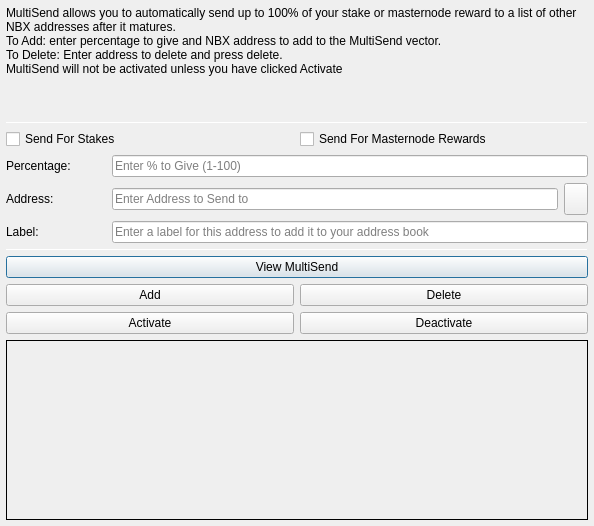
<?xml version="1.0" encoding="UTF-8"?>
<ui version="4.0">
 <class>MultiSendDialog</class>
 <widget class="QDialog" name="MultiSendDialog">
  <property name="windowModality">
   <enum>Qt::NonModal</enum>
  </property>
  <property name="geometry">
   <rect>
    <x>0</x>
    <y>0</y>
    <width>594</width>
    <height>526</height>
   </rect>
  </property>
  <property name="windowTitle">
   <string>MultiSend</string>
  </property>
  <layout class="QVBoxLayout" name="verticalLayout" stretch="0">
   <property name="margin">
    <number>6</number>
   </property>
   <item>
    <layout class="QVBoxLayout" name="verticalLayout_Main" stretch="1,1,1,0,1,1,1">
     <item>
      <widget class="QLabel" name="label_2">
       <property name="lineWidth">
        <number>1</number>
       </property>
       <property name="text">
        <string>MultiSend allows you to automatically send up to 100% of your stake or masternode reward to a list of other NBX addresses after it matures.
To Add: enter percentage to give and NBX address to add to the MultiSend vector.
To Delete: Enter address to delete and press delete.
MultiSend will not be activated unless you have clicked Activate</string>
       </property>
       <property name="alignment">
        <set>Qt::AlignLeading|Qt::AlignLeft|Qt::AlignTop</set>
       </property>
       <property name="wordWrap">
        <bool>true</bool>
       </property>
      </widget>
     </item>
     <item>
      <widget class="Line" name="line">
       <property name="minimumSize">
        <size>
         <width>0</width>
         <height>1</height>
        </size>
       </property>
       <property name="maximumSize">
        <size>
         <width>16777215</width>
         <height>1</height>
        </size>
       </property>
       <property name="orientation">
        <enum>Qt::Horizontal</enum>
       </property>
      </widget>
     </item>
     <item>
      <layout class="QVBoxLayout" name="verticalLayout_Settings">
       <item>
        <layout class="QHBoxLayout" name="horizontalLayout">
         <item>
          <widget class="QCheckBox" name="multiSendStakeCheckBox">
           <property name="text">
            <string>Send For Stakes</string>
           </property>
          </widget>
         </item>
         <item>
          <widget class="QCheckBox" name="multiSendMasternodeCheckBox">
           <property name="text">
            <string>Send For Masternode Rewards</string>
           </property>
          </widget>
         </item>
        </layout>
       </item>
       <item>
        <layout class="QHBoxLayout" name="horizontalLayout_6">
         <item>
          <widget class="QLabel" name="label">
           <property name="minimumSize">
            <size>
             <width>100</width>
             <height>0</height>
            </size>
           </property>
           <property name="toolTip">
            <string>Percentage of stake to send</string>
           </property>
           <property name="text">
            <string>Percentage:</string>
           </property>
          </widget>
         </item>
         <item>
          <widget class="QLineEdit" name="multiSendPercentEdit">
           <property name="toolTip">
            <string>Enter whole numbers 1 - 100</string>
           </property>
           <property name="placeholderText">
            <string>Enter % to Give (1-100)</string>
           </property>
          </widget>
         </item>
        </layout>
       </item>
       <item>
        <layout class="QHBoxLayout" name="horizontalLayout_7">
         <item>
          <widget class="QLabel" name="label_5">
           <property name="minimumSize">
            <size>
             <width>100</width>
             <height>0</height>
            </size>
           </property>
           <property name="toolTip">
            <string>Address to send portion of stake to</string>
           </property>
           <property name="text">
            <string>Address:</string>
           </property>
          </widget>
         </item>
         <item>
          <widget class="QLineEdit" name="multiSendAddressEdit">
           <property name="toolTip">
            <string/>
           </property>
           <property name="placeholderText">
            <string>Enter Address to Send to</string>
           </property>
          </widget>
         </item>
         <item>
          <widget class="QToolButton" name="addressBookButton">
           <property name="maximumSize">
            <size>
             <width>16777215</width>
             <height>32</height>
            </size>
           </property>
           <property name="toolTip">
            <string>Choose an address from the address book</string>
           </property>
           <property name="text">
            <string/>
           </property>
           <property name="icon">
            <iconset resource="../pivx.qrc">
             <normaloff>:/icons/address-book</normaloff>:/icons/address-book</iconset>
           </property>
           <property name="shortcut">
            <string>Alt+A</string>
           </property>
          </widget>
         </item>
        </layout>
       </item>
      </layout>
     </item>
     <item>
      <layout class="QHBoxLayout" name="horizontalLayout_3">
       <item>
        <widget class="QLabel" name="label_3">
         <property name="minimumSize">
          <size>
           <width>100</width>
           <height>0</height>
          </size>
         </property>
         <property name="text">
          <string>Label:</string>
         </property>
        </widget>
       </item>
       <item>
        <widget class="QLineEdit" name="labelAddressLabelEdit">
         <property name="placeholderText">
          <string>Enter a label for this address to add it to your address book</string>
         </property>
        </widget>
       </item>
      </layout>
     </item>
     <item>
      <widget class="Line" name="line_2">
       <property name="minimumSize">
        <size>
         <width>0</width>
         <height>1</height>
        </size>
       </property>
       <property name="maximumSize">
        <size>
         <width>16777215</width>
         <height>1</height>
        </size>
       </property>
       <property name="orientation">
        <enum>Qt::Horizontal</enum>
       </property>
      </widget>
     </item>
     <item>
      <layout class="QVBoxLayout" name="verticalLayout_Buttons">
       <item>
        <layout class="QHBoxLayout" name="horizontalLayout_4">
         <item>
          <widget class="QPushButton" name="viewButton">
           <property name="toolTip">
            <string/>
           </property>
           <property name="statusTip">
            <string>View MultiSend Vector</string>
           </property>
           <property name="text">
            <string>View MultiSend</string>
           </property>
          </widget>
         </item>
        </layout>
       </item>
       <item>
        <layout class="QHBoxLayout" name="horizontalLayout_2">
         <item>
          <widget class="QPushButton" name="addButton">
           <property name="toolTip">
            <string/>
           </property>
           <property name="statusTip">
            <string>Add to MultiSend Vector</string>
           </property>
           <property name="text">
            <string>Add</string>
           </property>
          </widget>
         </item>
         <item>
          <widget class="QPushButton" name="deleteButton">
           <property name="toolTip">
            <string/>
           </property>
           <property name="statusTip">
            <string>Delete Address From MultiSend Vector</string>
           </property>
           <property name="text">
            <string>Delete</string>
           </property>
          </widget>
         </item>
        </layout>
       </item>
       <item>
        <layout class="QHBoxLayout" name="horizontalLayout_5">
         <item>
          <widget class="QPushButton" name="activateButton">
           <property name="statusTip">
            <string>Activate MultiSend</string>
           </property>
           <property name="text">
            <string>Activate</string>
           </property>
          </widget>
         </item>
         <item>
          <widget class="QPushButton" name="disableButton">
           <property name="statusTip">
            <string>Deactivate MultiSend</string>
           </property>
           <property name="text">
            <string>Deactivate</string>
           </property>
          </widget>
         </item>
        </layout>
       </item>
      </layout>
     </item>
     <item>
      <widget class="QLabel" name="message">
       <property name="minimumSize">
        <size>
         <width>0</width>
         <height>180</height>
        </size>
       </property>
       <property name="frameShape">
        <enum>QFrame::Panel</enum>
       </property>
       <property name="frameShadow">
        <enum>QFrame::Plain</enum>
       </property>
       <property name="lineWidth">
        <number>1</number>
       </property>
       <property name="midLineWidth">
        <number>1</number>
       </property>
       <property name="text">
        <string/>
       </property>
       <property name="alignment">
        <set>Qt::AlignLeading|Qt::AlignLeft|Qt::AlignTop</set>
       </property>
       <property name="wordWrap">
        <bool>true</bool>
       </property>
      </widget>
     </item>
    </layout>
   </item>
  </layout>
 </widget>
 <resources>
  <include location="../pivx.qrc"/>
 </resources>
 <connections/>
</ui>
